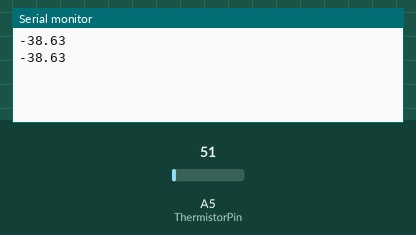
Recording of a sketch running on a simulated Arduino Uno, built with avr-gcc and run on an emulated ATmega328P. Parts: the last lines printed to the serial monitor. The test bench sets the inputs (shaded band); at power-on: A5 (ThermistorPin) = 51.

Above: at 1.8 s.
1.9 s: A5 (ThermistorPin) set to 61
At 2.8 s:
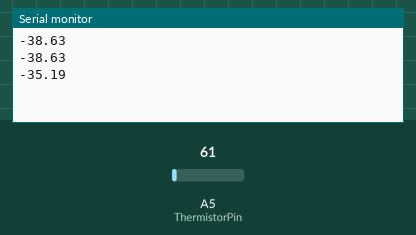
3.4 s: A5 (ThermistorPin) set to 71
At 4.4 s:
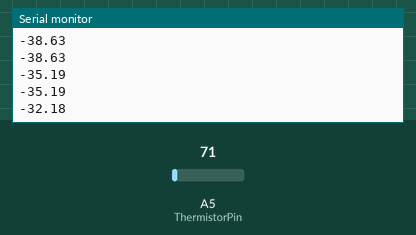
Timing chart, 0 to 6.4 s (numbered marks = the images above; inputs shaded):
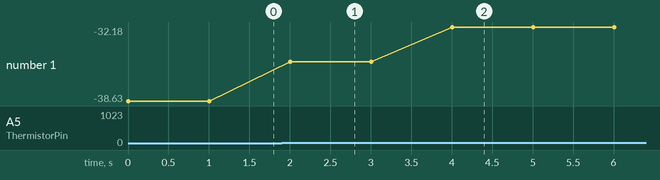

Measured:
- after the input at 1.9 s, the serial monitor: prints a new line after 0.10 s (image 1)
- after the input at 3.4 s, the serial monitor: prints a new line after 0.60 s (image 2)
- plotted number 1: -38.63 → -35.19 after the input at 1.9 s, -35.19 → -32.18 after the input at 3.4 s

The sketch:

10k_B3950_NTC_Thermistor.ino
```cpp
int ThermistorPin  = A5;
int Vo;
float R1 = 10000;
float logR2, R2, T;
float c1 = 1.009249522e-03, c2 = 2.378405444e-04, c3 = 2.019202697e-07;
void setup() {
// put your setup code here, to run once:
Serial.begin(9600);
}
void loop() {
// put your main code here, to run repeatedly:
Vo = analogRead(ThermistorPin);
R2 = R1 * ((1024.0 / (float)(Vo)) - 1.0);
logR2 = log(R2);
T = (1.0 / (c1 + c2 * logR2 + c3 * logR2 * logR2 * logR2));
T = T - 273.15;
Serial.println(T);
delay(1000);
}
```

DS18B20.ino
```cpp
/*
#include <OneWire.h>
#include <DallasTemperature.h>
#define ONE_WIRE_BUS 5

OneWire oneWire(ONE_WIRE_BUS);
DallasTemperature sensors(&oneWire);
void setup(void)
{
sensors.begin();
Serial.begin(9600);
}
void loop(void)
{
sensors.requestTemperatures();
float T = sensors.getTempCByIndex(0);
Serial.println(T);
delay(1000);
}
*/
```

LM35.ino
```cpp
/*float temp;
int reading;
#define LM35 A5
void setup() {
  // put your setup code here, to run once:
  Serial.begin(9600);
}

void loop() {
  // put your main code here, to run repeatedly:
  reading = analogRead(LM35); // 0 - 1023 total of 1024 possible values
  temp = 0.0 + 100.0*(9.0/1024.0)*(float)reading;
  Serial.print(reading);
  Serial.print('\t');
  Serial.println(temp);
  delay(100);
}
*/
```
